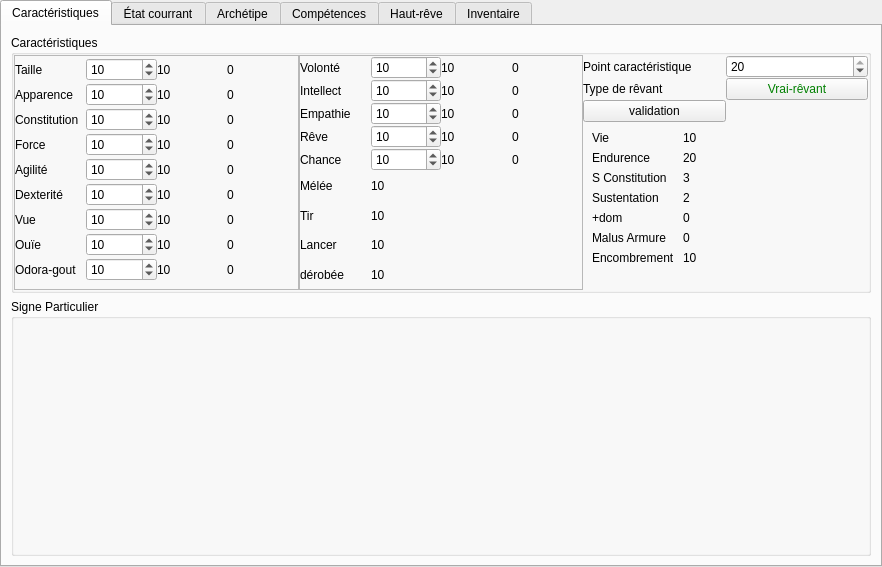
<?xml version="1.0" encoding="UTF-8"?>
<ui version="4.0">
 <class>Form</class>
 <widget class="QWidget" name="Form">
  <property name="geometry">
   <rect>
    <x>0</x>
    <y>0</y>
    <width>882</width>
    <height>567</height>
   </rect>
  </property>
  <property name="windowTitle">
   <string>Form</string>
  </property>
  <layout class="QVBoxLayout" name="verticalLayout">
   <property name="spacing">
    <number>0</number>
   </property>
   <property name="leftMargin">
    <number>0</number>
   </property>
   <property name="topMargin">
    <number>0</number>
   </property>
   <property name="rightMargin">
    <number>0</number>
   </property>
   <property name="bottomMargin">
    <number>0</number>
   </property>
   <item>
    <widget class="QTabWidget" name="tabWidget">
     <property name="tabPosition">
      <enum>QTabWidget::North</enum>
     </property>
     <property name="tabShape">
      <enum>QTabWidget::Rounded</enum>
     </property>
     <property name="currentIndex">
      <number>0</number>
     </property>
     <widget class="QWidget" name="carac_tab">
      <attribute name="title">
       <string>Caractéristiques</string>
      </attribute>
      <layout class="QVBoxLayout" name="verticalLayout_2">
       <item>
        <widget class="QGroupBox" name="groupBox_2">
         <property name="title">
          <string>Caractéristiques</string>
         </property>
         <layout class="QHBoxLayout" name="horizontalLayout">
          <property name="spacing">
           <number>0</number>
          </property>
          <property name="leftMargin">
           <number>0</number>
          </property>
          <property name="topMargin">
           <number>0</number>
          </property>
          <property name="rightMargin">
           <number>0</number>
          </property>
          <property name="bottomMargin">
           <number>0</number>
          </property>
          <item>
           <widget class="QFrame" name="frame">
            <property name="frameShape">
             <enum>QFrame::StyledPanel</enum>
            </property>
            <property name="frameShadow">
             <enum>QFrame::Raised</enum>
            </property>
            <layout class="QGridLayout" name="gridLayout">
             <property name="leftMargin">
              <number>0</number>
             </property>
             <property name="topMargin">
              <number>0</number>
             </property>
             <property name="rightMargin">
              <number>0</number>
             </property>
             <property name="bottomMargin">
              <number>0</number>
             </property>
             <property name="spacing">
              <number>0</number>
             </property>
             <item row="0" column="2">
              <widget class="QLabel" name="label_taille">
               <property name="text">
                <string>10</string>
               </property>
              </widget>
             </item>
             <item row="2" column="2">
              <widget class="QLabel" name="label_constitution">
               <property name="text">
                <string>10</string>
               </property>
              </widget>
             </item>
             <item row="0" column="1">
              <widget class="QSpinBox" name="spin_taille">
               <property name="minimum">
                <number>6</number>
               </property>
               <property name="maximum">
                <number>15</number>
               </property>
               <property name="value">
                <number>10</number>
               </property>
              </widget>
             </item>
             <item row="3" column="1">
              <widget class="QSpinBox" name="spin_force">
               <property name="minimum">
                <number>6</number>
               </property>
               <property name="maximum">
                <number>15</number>
               </property>
               <property name="value">
                <number>10</number>
               </property>
              </widget>
             </item>
             <item row="0" column="0">
              <widget class="QLabel" name="label">
               <property name="text">
                <string>Taille</string>
               </property>
              </widget>
             </item>
             <item row="7" column="0">
              <widget class="QLabel" name="label_8">
               <property name="text">
                <string>Ouïe</string>
               </property>
              </widget>
             </item>
             <item row="2" column="0">
              <widget class="QLabel" name="label_3">
               <property name="text">
                <string>Constitution</string>
               </property>
              </widget>
             </item>
             <item row="1" column="0">
              <widget class="QLabel" name="label_2">
               <property name="text">
                <string>Apparence</string>
               </property>
              </widget>
             </item>
             <item row="1" column="1">
              <widget class="QSpinBox" name="spin_apparence">
               <property name="minimum">
                <number>6</number>
               </property>
               <property name="maximum">
                <number>15</number>
               </property>
               <property name="value">
                <number>10</number>
               </property>
              </widget>
             </item>
             <item row="1" column="2">
              <widget class="QLabel" name="label_apparence">
               <property name="text">
                <string>10</string>
               </property>
              </widget>
             </item>
             <item row="3" column="0">
              <widget class="QLabel" name="label_4">
               <property name="text">
                <string>Force</string>
               </property>
              </widget>
             </item>
             <item row="4" column="0">
              <widget class="QLabel" name="label_5">
               <property name="text">
                <string>Agilité</string>
               </property>
              </widget>
             </item>
             <item row="6" column="0">
              <widget class="QLabel" name="label_7">
               <property name="text">
                <string>Vue</string>
               </property>
              </widget>
             </item>
             <item row="5" column="0">
              <widget class="QLabel" name="label_6">
               <property name="text">
                <string>Dexterité</string>
               </property>
              </widget>
             </item>
             <item row="8" column="0">
              <widget class="QLabel" name="label_9">
               <property name="text">
                <string>Odora-gout</string>
               </property>
              </widget>
             </item>
             <item row="2" column="1">
              <widget class="QSpinBox" name="spin_constitution">
               <property name="minimum">
                <number>6</number>
               </property>
               <property name="maximum">
                <number>15</number>
               </property>
               <property name="value">
                <number>10</number>
               </property>
              </widget>
             </item>
             <item row="4" column="1">
              <widget class="QSpinBox" name="spin_agilite">
               <property name="minimum">
                <number>6</number>
               </property>
               <property name="maximum">
                <number>15</number>
               </property>
               <property name="value">
                <number>10</number>
               </property>
              </widget>
             </item>
             <item row="5" column="1">
              <widget class="QSpinBox" name="spin_dexterite">
               <property name="minimum">
                <number>6</number>
               </property>
               <property name="maximum">
                <number>15</number>
               </property>
               <property name="value">
                <number>10</number>
               </property>
              </widget>
             </item>
             <item row="6" column="1">
              <widget class="QSpinBox" name="spin_vue">
               <property name="minimum">
                <number>6</number>
               </property>
               <property name="maximum">
                <number>15</number>
               </property>
               <property name="value">
                <number>10</number>
               </property>
              </widget>
             </item>
             <item row="7" column="1">
              <widget class="QSpinBox" name="spin_ouie">
               <property name="minimum">
                <number>6</number>
               </property>
               <property name="maximum">
                <number>15</number>
               </property>
               <property name="value">
                <number>10</number>
               </property>
              </widget>
             </item>
             <item row="8" column="1">
              <widget class="QSpinBox" name="spin_odora_gout">
               <property name="minimum">
                <number>6</number>
               </property>
               <property name="maximum">
                <number>15</number>
               </property>
               <property name="value">
                <number>10</number>
               </property>
              </widget>
             </item>
             <item row="4" column="2">
              <widget class="QLabel" name="label_agilite">
               <property name="text">
                <string>10</string>
               </property>
              </widget>
             </item>
             <item row="3" column="2">
              <widget class="QLabel" name="label_force">
               <property name="text">
                <string>10</string>
               </property>
              </widget>
             </item>
             <item row="5" column="2">
              <widget class="QLabel" name="label_dexterite">
               <property name="text">
                <string>10</string>
               </property>
              </widget>
             </item>
             <item row="6" column="2">
              <widget class="QLabel" name="label_vue">
               <property name="text">
                <string>10</string>
               </property>
              </widget>
             </item>
             <item row="7" column="2">
              <widget class="QLabel" name="label_ouie">
               <property name="text">
                <string>10</string>
               </property>
              </widget>
             </item>
             <item row="8" column="2">
              <widget class="QLabel" name="label_odora_gout">
               <property name="text">
                <string>10</string>
               </property>
              </widget>
             </item>
             <item row="0" column="3">
              <widget class="QLabel" name="label_taille_exp">
               <property name="text">
                <string>0</string>
               </property>
              </widget>
             </item>
             <item row="1" column="3">
              <widget class="QLabel" name="label_apparence_exp">
               <property name="text">
                <string>0</string>
               </property>
              </widget>
             </item>
             <item row="2" column="3">
              <widget class="QLabel" name="label_constitution_exp">
               <property name="text">
                <string>0</string>
               </property>
              </widget>
             </item>
             <item row="3" column="3">
              <widget class="QLabel" name="label_force_exp">
               <property name="text">
                <string>0</string>
               </property>
              </widget>
             </item>
             <item row="4" column="3">
              <widget class="QLabel" name="label_agilite_exp">
               <property name="text">
                <string>0</string>
               </property>
              </widget>
             </item>
             <item row="5" column="3">
              <widget class="QLabel" name="label_dexterite_exp">
               <property name="text">
                <string>0</string>
               </property>
              </widget>
             </item>
             <item row="6" column="3">
              <widget class="QLabel" name="label_vue_exp">
               <property name="text">
                <string>0</string>
               </property>
              </widget>
             </item>
             <item row="7" column="3">
              <widget class="QLabel" name="label_ouie_exp">
               <property name="text">
                <string>0</string>
               </property>
              </widget>
             </item>
             <item row="8" column="3">
              <widget class="QLabel" name="label_odora_gout_exp">
               <property name="text">
                <string>0</string>
               </property>
              </widget>
             </item>
            </layout>
           </widget>
          </item>
          <item>
           <widget class="QFrame" name="frame_2">
            <property name="frameShape">
             <enum>QFrame::StyledPanel</enum>
            </property>
            <property name="frameShadow">
             <enum>QFrame::Raised</enum>
            </property>
            <layout class="QGridLayout" name="gridLayout_2">
             <property name="leftMargin">
              <number>0</number>
             </property>
             <property name="topMargin">
              <number>0</number>
             </property>
             <property name="rightMargin">
              <number>0</number>
             </property>
             <property name="bottomMargin">
              <number>0</number>
             </property>
             <property name="spacing">
              <number>0</number>
             </property>
             <item row="0" column="3">
              <widget class="QLabel" name="label_volonte_exp">
               <property name="text">
                <string>0</string>
               </property>
              </widget>
             </item>
             <item row="0" column="2">
              <widget class="QLabel" name="label_volonte">
               <property name="text">
                <string>10</string>
               </property>
              </widget>
             </item>
             <item row="0" column="1">
              <widget class="QSpinBox" name="spin_volonte">
               <property name="minimum">
                <number>6</number>
               </property>
               <property name="maximum">
                <number>15</number>
               </property>
               <property name="value">
                <number>10</number>
               </property>
              </widget>
             </item>
             <item row="0" column="0">
              <widget class="QLabel" name="label_10">
               <property name="text">
                <string>Volonté</string>
               </property>
              </widget>
             </item>
             <item row="6" column="1">
              <widget class="QLabel" name="label_tir">
               <property name="text">
                <string>10</string>
               </property>
              </widget>
             </item>
             <item row="3" column="0">
              <widget class="QLabel" name="label_13">
               <property name="text">
                <string>Rêve</string>
               </property>
              </widget>
             </item>
             <item row="2" column="0">
              <widget class="QLabel" name="label_12">
               <property name="text">
                <string>Empathie</string>
               </property>
              </widget>
             </item>
             <item row="1" column="0">
              <widget class="QLabel" name="label_11">
               <property name="text">
                <string>Intellect</string>
               </property>
              </widget>
             </item>
             <item row="5" column="1">
              <widget class="QLabel" name="label_melee">
               <property name="text">
                <string>10</string>
               </property>
              </widget>
             </item>
             <item row="4" column="0">
              <widget class="QLabel" name="label_14">
               <property name="text">
                <string>Chance</string>
               </property>
              </widget>
             </item>
             <item row="5" column="0">
              <widget class="QLabel" name="label_15">
               <property name="text">
                <string>Mélée</string>
               </property>
              </widget>
             </item>
             <item row="6" column="0">
              <widget class="QLabel" name="label_16">
               <property name="text">
                <string>Tir</string>
               </property>
              </widget>
             </item>
             <item row="7" column="0">
              <widget class="QLabel" name="label_17">
               <property name="text">
                <string>Lancer</string>
               </property>
              </widget>
             </item>
             <item row="8" column="0">
              <widget class="QLabel" name="label_18">
               <property name="text">
                <string>dérobée</string>
               </property>
              </widget>
             </item>
             <item row="7" column="1">
              <widget class="QLabel" name="label_lancer">
               <property name="text">
                <string>10</string>
               </property>
              </widget>
             </item>
             <item row="8" column="1">
              <widget class="QLabel" name="label_derobee">
               <property name="text">
                <string>10</string>
               </property>
              </widget>
             </item>
             <item row="1" column="1">
              <widget class="QSpinBox" name="spin_intellect">
               <property name="minimum">
                <number>6</number>
               </property>
               <property name="maximum">
                <number>15</number>
               </property>
               <property name="value">
                <number>10</number>
               </property>
              </widget>
             </item>
             <item row="2" column="1">
              <widget class="QSpinBox" name="spin_empathie">
               <property name="minimum">
                <number>6</number>
               </property>
               <property name="maximum">
                <number>15</number>
               </property>
               <property name="value">
                <number>10</number>
               </property>
              </widget>
             </item>
             <item row="3" column="1">
              <widget class="QSpinBox" name="spin_reve">
               <property name="minimum">
                <number>6</number>
               </property>
               <property name="maximum">
                <number>15</number>
               </property>
               <property name="value">
                <number>10</number>
               </property>
              </widget>
             </item>
             <item row="4" column="1">
              <widget class="QSpinBox" name="spin_chance">
               <property name="minimum">
                <number>6</number>
               </property>
               <property name="maximum">
                <number>15</number>
               </property>
               <property name="value">
                <number>10</number>
               </property>
               <property name="displayIntegerBase">
                <number>10</number>
               </property>
              </widget>
             </item>
             <item row="1" column="2">
              <widget class="QLabel" name="label_intellect">
               <property name="text">
                <string>10</string>
               </property>
              </widget>
             </item>
             <item row="2" column="2">
              <widget class="QLabel" name="label_empathie">
               <property name="text">
                <string>10</string>
               </property>
              </widget>
             </item>
             <item row="3" column="2">
              <widget class="QLabel" name="label_reve">
               <property name="text">
                <string>10</string>
               </property>
              </widget>
             </item>
             <item row="4" column="2">
              <widget class="QLabel" name="label_chance">
               <property name="text">
                <string>10</string>
               </property>
              </widget>
             </item>
             <item row="1" column="3">
              <widget class="QLabel" name="label_intellect_exp">
               <property name="text">
                <string>0</string>
               </property>
              </widget>
             </item>
             <item row="2" column="3">
              <widget class="QLabel" name="label_empathie_exp">
               <property name="text">
                <string>0</string>
               </property>
              </widget>
             </item>
             <item row="3" column="3">
              <widget class="QLabel" name="label_reve_exp">
               <property name="text">
                <string>0</string>
               </property>
              </widget>
             </item>
             <item row="4" column="3">
              <widget class="QLabel" name="label_chance_exp">
               <property name="text">
                <string>0</string>
               </property>
              </widget>
             </item>
            </layout>
           </widget>
          </item>
          <item>
           <widget class="QWidget" name="widget" native="true">
            <layout class="QVBoxLayout" name="verticalLayout_3">
             <property name="spacing">
              <number>0</number>
             </property>
             <property name="leftMargin">
              <number>0</number>
             </property>
             <property name="topMargin">
              <number>0</number>
             </property>
             <property name="rightMargin">
              <number>0</number>
             </property>
             <property name="bottomMargin">
              <number>0</number>
             </property>
             <item>
              <widget class="QWidget" name="ceation_widget" native="true">
               <property name="sizePolicy">
                <sizepolicy hsizetype="Preferred" vsizetype="Maximum">
                 <horstretch>0</horstretch>
                 <verstretch>0</verstretch>
                </sizepolicy>
               </property>
               <layout class="QGridLayout" name="gridLayout_3">
                <property name="leftMargin">
                 <number>0</number>
                </property>
                <property name="topMargin">
                 <number>0</number>
                </property>
                <property name="rightMargin">
                 <number>0</number>
                </property>
                <property name="bottomMargin">
                 <number>0</number>
                </property>
                <property name="spacing">
                 <number>0</number>
                </property>
                <item row="0" column="0">
                 <widget class="QLabel" name="label_19">
                  <property name="text">
                   <string>Point caractéristique</string>
                  </property>
                 </widget>
                </item>
                <item row="2" column="0">
                 <widget class="QPushButton" name="validation_button">
                  <property name="sizePolicy">
                   <sizepolicy hsizetype="Minimum" vsizetype="Fixed">
                    <horstretch>0</horstretch>
                    <verstretch>0</verstretch>
                   </sizepolicy>
                  </property>
                  <property name="text">
                   <string>validation</string>
                  </property>
                 </widget>
                </item>
                <item row="1" column="0">
                 <widget class="QLabel" name="label_25">
                  <property name="text">
                   <string>Type de rêvant</string>
                  </property>
                 </widget>
                </item>
                <item row="1" column="1">
                 <widget class="QPushButton" name="revant_button">
                  <property name="styleSheet">
                   <string notr="true">QPushButton{color : green; }</string>
                  </property>
                  <property name="text">
                   <string>Vrai-rêvant</string>
                  </property>
                 </widget>
                </item>
                <item row="0" column="1">
                 <widget class="QSpinBox" name="carac_spin">
                  <property name="minimum">
                   <number>0</number>
                  </property>
                  <property name="maximum">
                   <number>20</number>
                  </property>
                  <property name="value">
                   <number>20</number>
                  </property>
                 </widget>
                </item>
               </layout>
              </widget>
             </item>
             <item>
              <widget class="QWidget" name="widget_2" native="true">
               <property name="sizePolicy">
                <sizepolicy hsizetype="Preferred" vsizetype="Preferred">
                 <horstretch>0</horstretch>
                 <verstretch>0</verstretch>
                </sizepolicy>
               </property>
               <layout class="QFormLayout" name="formLayout">
                <item row="0" column="0">
                 <widget class="QLabel" name="label_20">
                  <property name="sizePolicy">
                   <sizepolicy hsizetype="Fixed" vsizetype="Preferred">
                    <horstretch>0</horstretch>
                    <verstretch>0</verstretch>
                   </sizepolicy>
                  </property>
                  <property name="text">
                   <string>Vie</string>
                  </property>
                 </widget>
                </item>
                <item row="0" column="1">
                 <widget class="QLabel" name="vie_label">
                  <property name="sizePolicy">
                   <sizepolicy hsizetype="Fixed" vsizetype="Preferred">
                    <horstretch>0</horstretch>
                    <verstretch>0</verstretch>
                   </sizepolicy>
                  </property>
                  <property name="text">
                   <string>10</string>
                  </property>
                 </widget>
                </item>
                <item row="1" column="0">
                 <widget class="QLabel" name="label_21">
                  <property name="text">
                   <string>Endurence </string>
                  </property>
                 </widget>
                </item>
                <item row="1" column="1">
                 <widget class="QLabel" name="endu_label">
                  <property name="text">
                   <string>20</string>
                  </property>
                 </widget>
                </item>
                <item row="2" column="0">
                 <widget class="QLabel" name="label_22">
                  <property name="text">
                   <string>S Constitution </string>
                  </property>
                 </widget>
                </item>
                <item row="2" column="1">
                 <widget class="QLabel" name="sconst_label">
                  <property name="text">
                   <string>3</string>
                  </property>
                 </widget>
                </item>
                <item row="3" column="0">
                 <widget class="QLabel" name="label_24">
                  <property name="text">
                   <string>Sustentation</string>
                  </property>
                 </widget>
                </item>
                <item row="3" column="1">
                 <widget class="QLabel" name="sust_label">
                  <property name="text">
                   <string>2</string>
                  </property>
                 </widget>
                </item>
                <item row="4" column="0">
                 <widget class="QLabel" name="label_26">
                  <property name="text">
                   <string>+dom</string>
                  </property>
                 </widget>
                </item>
                <item row="4" column="1">
                 <widget class="QLabel" name="pdom_label">
                  <property name="text">
                   <string>0</string>
                  </property>
                 </widget>
                </item>
                <item row="5" column="0">
                 <widget class="QLabel" name="label_23">
                  <property name="text">
                   <string>Malus Armure</string>
                  </property>
                 </widget>
                </item>
                <item row="5" column="1">
                 <widget class="QLabel" name="MA_label">
                  <property name="text">
                   <string>0</string>
                  </property>
                 </widget>
                </item>
                <item row="6" column="0">
                 <widget class="QLabel" name="label_27">
                  <property name="text">
                   <string>Encombrement </string>
                  </property>
                 </widget>
                </item>
                <item row="6" column="1">
                 <widget class="QLabel" name="enc_label">
                  <property name="text">
                   <string>10</string>
                  </property>
                 </widget>
                </item>
               </layout>
              </widget>
             </item>
            </layout>
           </widget>
          </item>
         </layout>
        </widget>
       </item>
       <item>
        <widget class="QGroupBox" name="groupBox">
         <property name="title">
          <string>Signe Particulier</string>
         </property>
        </widget>
       </item>
      </layout>
     </widget>
     <widget class="QWidget" name="etat_tab">
      <attribute name="title">
       <string>État courrant</string>
      </attribute>
     </widget>
     <widget class="QWidget" name="archetipe_tab">
      <attribute name="title">
       <string>Archétipe</string>
      </attribute>
     </widget>
     <widget class="QWidget" name="comp_tab">
      <attribute name="title">
       <string>Compétences</string>
      </attribute>
     </widget>
     <widget class="QWidget" name="hr_tab">
      <attribute name="title">
       <string>Haut-rêve</string>
      </attribute>
     </widget>
     <widget class="QWidget" name="in_tab">
      <attribute name="title">
       <string>Inventaire</string>
      </attribute>
     </widget>
    </widget>
   </item>
  </layout>
 </widget>
 <resources/>
 <connections/>
</ui>
